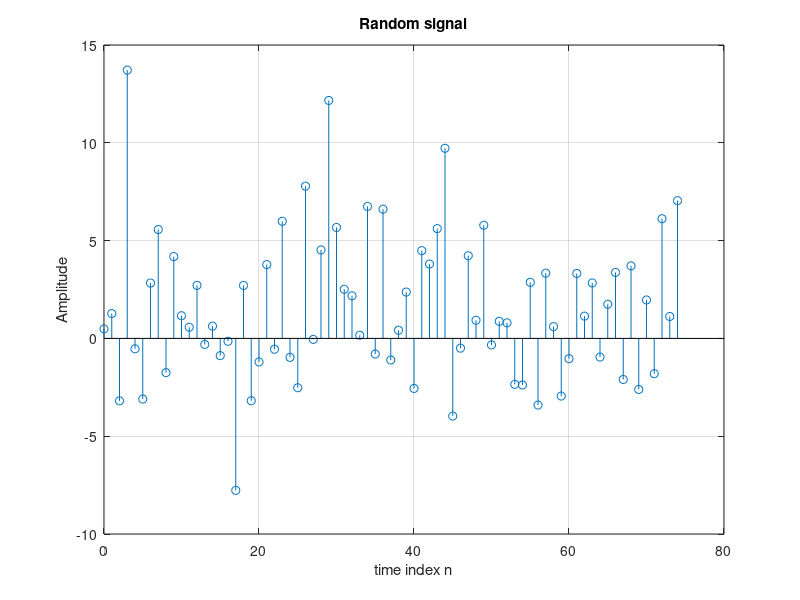

MATLAB code to generate this figure:
%Q1.27
clf;
n=0:74;
x = sqrt(3) +4*randn(1,75);
stem(n,x);
title('Random signal');
xlabel('time index n');
ylabel('Amplitude');
grid;